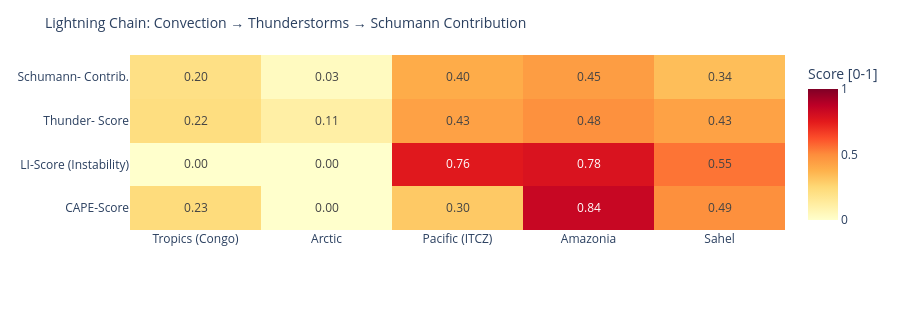

This figure's notebook cell:
### Code cell
# ============================================================
# LIGHTNING CHAIN: Convection → Thunderstorms → Schumann
# Shows the causal chain per measurement point as heatmap
# ============================================================

def cape_score(v):
    """CAPE → normalized score [0,1]"""
    if v is None or pd.isna(v): return 0.0
    return min(1.0, float(v) / 3000)

def li_score(v):
    """Lifted Index: negative = unstable → score [0,1]"""
    if v is None or pd.isna(v): return 0.3
    return min(1.0, max(0.0, (-float(v) + 6) / 12))

def cloud_score(v):
    if v is None or pd.isna(v): return 0.3
    return float(v) / 100

def thunder_score(row):
    """Kombinierter Gewitterwahrscheinlichkeits-Score
    CAPE + LI + Bedeckung + WMO-Gewitter + konvektiver Niederschlag (showers)
    Hinweis: X-Ray und Kp sind kein Bestandteil – nur geomagn./solarer Kontext.
    """
    cs = cape_score(row.get('cape'))
    ls = li_score(row.get('li'))
    cl = cloud_score(row.get('cloud'))
    t  = 1.0 if row.get('thunderstorm') else 0.0
    # Convective precipitation (showers) as additional indicator
    sh = min(1.0, (row.get('showers') or 0) / 5.0)
    return round(cs * 0.30 + ls * 0.25 + cl * 0.15 + t * 0.20 + sh * 0.10, 3)

def schumann_contribution(t_score, lat):
    """Schumann contribution: higher in tropics (±30°), scaled by thunderstorm score"""
    lat_weight = max(0.3, 1.0 - abs(lat) / 60)
    return round(t_score * lat_weight, 3)

df_atm['cape_score']   = df_atm.apply(lambda r: cape_score(r['cape']), axis=1)
df_atm['li_score']     = df_atm.apply(lambda r: li_score(r['li']),    axis=1)
df_atm['thunder_score']= df_atm.apply(lambda r: thunder_score(r.to_dict()), axis=1)
df_atm['schumann_contribution'] = df_atm.apply(
    lambda r: schumann_contribution(r['thunder_score'], r['lat']), axis=1)

metrics = ['cape_score', 'li_score', 'thunder_score', 'schumann_contribution']
labels  = ['CAPE-Score', 'LI-Score\n(Instability)', 'Thunder-\nScore', 'Schumann-\nContrib.']
z_data  = [df_atm[m].tolist() for m in metrics]

fig = go.Figure(go.Heatmap(
    z=z_data,
    x=df_atm['point'].tolist(),
    y=labels,
    colorscale='YlOrRd',
    zmin=0, zmax=1,
    text=[[f'{v:.2f}' for v in row] for row in z_data],
    texttemplate='%{text}', textfont=dict(size=12),
    colorbar=dict(title='Score [0-1]')
))
fig.update_layout(
    title=dict(text='Lightning Chain: Convection → Thunderstorms → Schumann Contribution', font=dict(size=14)),
    height=310,
    plot_bgcolor='rgba(0,0,0,0)', paper_bgcolor='rgba(0,0,0,0)',
    margin=dict(l=130, r=80, t=55, b=80)
)
fig.show()

### Figure 1 — Plotly figure (JSON) as saved in the notebook; plotly's stock layout.template omitted (floating-point values rounded to 4 significant figures)
{"data": [{"colorbar": {"title": {"text": "Score [0-1]"}}, "colorscale": [[0.0, "rgb(255,255,204)"], [0.125, "rgb(255,237,160)"], [0.25, "rgb(254,217,118)"], [0.375, "rgb(254,178,76)"], [0.5, "rgb(253,141,60)"], [0.625, "rgb(252,78,42)"], [0.75, "rgb(227,26,28)"], [0.875, "rgb(189,0,38)"], [1.0, "rgb(128,0,38)"]], "text": [["0.23", "0.00", "0.30", "0.84", "0.49"], ["0.00", "0.00", "0.76", "0.78", "0.55"], ["0.22", "0.11", "0.43", "0.48", "0.43"], ["0.20", "0.03", "0.40", "0.45", "0.34"]], "textfont": {"size": 12}, "texttemplate": "%{text}", "type": "heatmap", "x": ["Tropics (Congo)", "Arctic", "Pacific (ITCZ)", "Amazonia", "Sahel"], "y": ["CAPE-Score", "LI-Score\n(Instability)", "Thunder-\nScore", "Schumann-\nContrib."], "z": [[0.2333, 0.0, 0.3, 0.8433, 0.49], [0.0, 0.0, 0.7583, 0.7833, 0.55], [0.22, 0.112, 0.432, 0.485, 0.43], [0.205, 0.034, 0.396, 0.445, 0.337]], "zmax": 1, "zmin": 0}], "layout": {"height": 310, "margin": {"b": 80, "l": 130, "r": 80, "t": 55}, "paper_bgcolor": "rgba(0,0,0,0)", "plot_bgcolor": "rgba(0,0,0,0)", "title": {"font": {"size": 14}, "text": "Lightning Chain: Convection → Thunderstorms → Schumann Contribution"}}}
